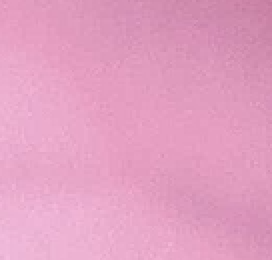
#> input picture Previous Work/TemplateMatching/images/template12.png, 136 x 130 px, given in place of the camera (shown 2 times larger)
$ python temp_match.py
#> lines starting #> are read from the running program, lines starting #| are printed output that depends on the picture
import cv2
from matplotlib import pyplot as plt
import numpy as np


cap = cv2.VideoCapture(0) #Webcam Capture
#cap = cv2.VideoCapture('filename2.avi')

while(True):

    ret, frame = cap.read()
#> frame is the input picture: shape (130, 136, 3); mean B, G, R 193.1, 158.9, 226.7
    gray = cv2.cvtColor(frame, cv2.COLOR_BGR2GRAY)
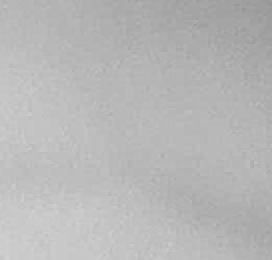
#> gray: shape (130, 136) (shown 2 times larger); min 148, max 211, mean 183.4
    no_of_templates = 20

    for i in range(1,no_of_templates+1):
        template = cv2.imread('images/template'+str(i)+'.png',0)
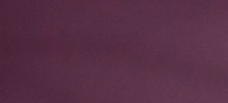
#> input picture Previous Work/TemplateMatching/images/template1.png, 228 x 103 px
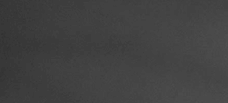
#> template: shape (103, 228); min 50, max 80, mean 65.4
        w, h = template.shape[::-1]
#> w = 228; h = 103
#> (the run stopped early here; a loop or call above may not have finished)
